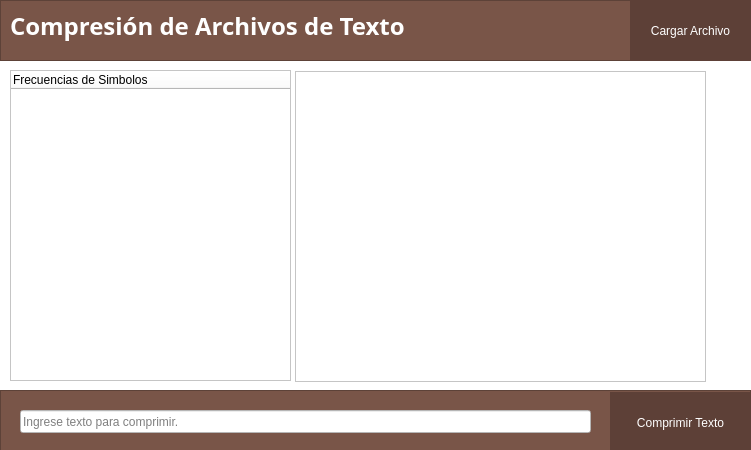
<?xml version="1.0" encoding="UTF-8"?>
<ui version="4.0">
 <class>huffmanwindow</class>
 <widget class="QWidget" name="huffmanwindow">
  <property name="geometry">
   <rect>
    <x>0</x>
    <y>0</y>
    <width>751</width>
    <height>450</height>
   </rect>
  </property>
  <property name="windowTitle">
   <string>Form</string>
  </property>
  <property name="styleSheet">
   <string notr="true">QWidget{
	background-color:white;
}</string>
  </property>
  <widget class="QTreeWidget" name="QtreeWidgetx">
   <property name="geometry">
    <rect>
     <x>10</x>
     <y>70</y>
     <width>281</width>
     <height>311</height>
    </rect>
   </property>
   <column>
    <property name="text">
     <string notr="true">Frecuencias de Simbolos</string>
    </property>
   </column>
  </widget>
  <widget class="QFrame" name="frame_3">
   <property name="geometry">
    <rect>
     <x>0</x>
     <y>0</y>
     <width>751</width>
     <height>61</height>
    </rect>
   </property>
   <property name="styleSheet">
    <string notr="true">QFrame{
background-color:#795548;
}

QLabel{
color: white;
}

QPushButton{
background-color: #5D4037;
color: white;
border: none;
font: 11pt &quot;Lato&quot;;
}

QPushButton:hover{
background-color:#3E2723;
}</string>
   </property>
   <property name="frameShape">
    <enum>QFrame::StyledPanel</enum>
   </property>
   <property name="frameShadow">
    <enum>QFrame::Raised</enum>
   </property>
   <widget class="QLabel" name="label_2">
    <property name="geometry">
     <rect>
      <x>10</x>
      <y>10</y>
      <width>431</width>
      <height>31</height>
     </rect>
    </property>
    <property name="font">
     <font>
      <family>Montserrat</family>
      <pointsize>18</pointsize>
      <weight>75</weight>
      <bold>true</bold>
     </font>
    </property>
    <property name="text">
     <string>Compresión de Archivos de Texto</string>
    </property>
   </widget>
   <widget class="QPushButton" name="pushbutton_load">
    <property name="geometry">
     <rect>
      <x>630</x>
      <y>0</y>
      <width>121</width>
      <height>61</height>
     </rect>
    </property>
    <property name="styleSheet">
     <string notr="true"/>
    </property>
    <property name="text">
     <string>Cargar Archivo</string>
    </property>
   </widget>
  </widget>
  <widget class="QFrame" name="Frame_1">
   <property name="geometry">
    <rect>
     <x>0</x>
     <y>390</y>
     <width>751</width>
     <height>61</height>
    </rect>
   </property>
   <property name="styleSheet">
    <string notr="true">QFrame{
background-color:#795548;
}

QLabel{
color: white;
}

QPushButton{
background-color: #5D4037;
color: white;
border: none;
font: 11pt &quot;Lato&quot;;
}

QPushButton:hover{
background-color:#3E2723;
}</string>
   </property>
   <property name="frameShape">
    <enum>QFrame::StyledPanel</enum>
   </property>
   <property name="frameShadow">
    <enum>QFrame::Raised</enum>
   </property>
   <widget class="QLineEdit" name="QlineEdit">
    <property name="geometry">
     <rect>
      <x>20</x>
      <y>20</y>
      <width>571</width>
      <height>23</height>
     </rect>
    </property>
    <property name="placeholderText">
     <string>Ingrese texto para comprimir.</string>
    </property>
   </widget>
   <widget class="QPushButton" name="pushButton_compress">
    <property name="geometry">
     <rect>
      <x>610</x>
      <y>2</y>
      <width>141</width>
      <height>61</height>
     </rect>
    </property>
    <property name="text">
     <string>Comprimir Texto</string>
    </property>
   </widget>
  </widget>
  <widget class="QListWidget" name="ListaLetras">
   <property name="geometry">
    <rect>
     <x>295</x>
     <y>71</y>
     <width>411</width>
     <height>311</height>
    </rect>
   </property>
  </widget>
 </widget>
 <resources/>
 <connections/>
</ui>
